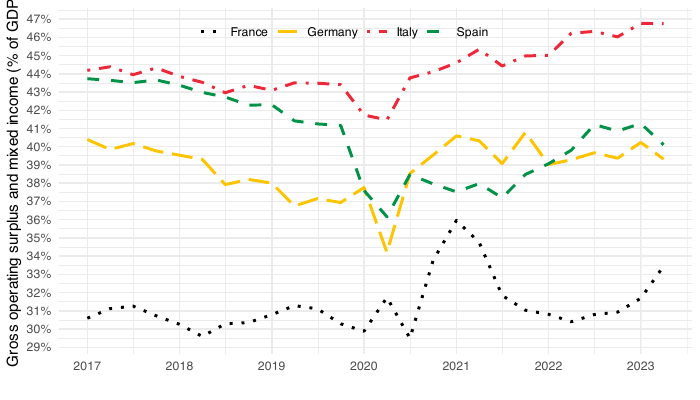

Reproduce this figure in R.

library(tidyverse)
library(eurostat)

## Load Eurostat datasets ------

datasets_eurostat <- c("nasq_10_nf_tr")

for (dataset in datasets_eurostat){
  assign(dataset, 
         get_eurostat(dataset, stringsAsFactors = FALSE, cache = FALSE) |>
           rename(date = TIME_PERIOD)
  )
}

geo_colors <- tribble(~ geo, ~ Geo, ~ color,
                      "FR", "France", "#ED2939",
                      "DE", "Germany", "#000000",
                      "EA19", "Euro area", "#003399",
                      "ES", "Spain", "#FFC400",
                      "IT", "Italy", "#009246")

figure3 <- nasq_10_nf_tr %>%
  filter(geo %in% c("FR", "DE", "IT", "ES", "EA19"),
         na_item %in% c("B2A3G", "B1G"),
         direct == "PAID",
         unit == "CP_MNAC",
         s_adj == "SCA",
         sector == "S11") %>%
  select(geo, date, values, na_item) %>%
  spread(na_item, values) %>%
  filter(date >= as.Date("2017-01-01"),
         date <= as.Date("2023-04-01")) %>%
  arrange(date) %>%
  transmute(date, geo, profit_share = B2A3G / B1G)

figure3 %>%
  left_join(geo_colors, by = "geo") %>%
  ggplot() + 
  theme_minimal() + 
  xlab("") + 
  ylab("Gross operating surplus and mixed income (% of GDP)") +
  geom_line(aes(x = date, y = profit_share, color = Geo, linetype = Geo), size = 1) +
  scale_color_manual(values = c("#000000", "#FFC400", "#ED2939", "#009246", "#003399")) +
  scale_linetype_manual(values = c("dotted", "longdash", "dotdash", "dashed", "solid")) +
  scale_x_date(breaks = as.Date(paste0(seq(1940, 2030, 1), "-01-01")),
               labels = date_format("%Y")) +
  scale_y_continuous(breaks = 0.01 * seq(0, 100, 1),
                     labels = percent_format(accuracy = 1)) +
  theme(legend.title = element_blank(),
        legend.position = c(0.45, 0.93),
        legend.direction = "horizontal")

write.csv(figure3, "figure3.csv")
ggsave("figure3.pdf", width = 7, height = 4, device = cairo_pdf)
ggsave("figure3.png", width = 7, height = 4)



